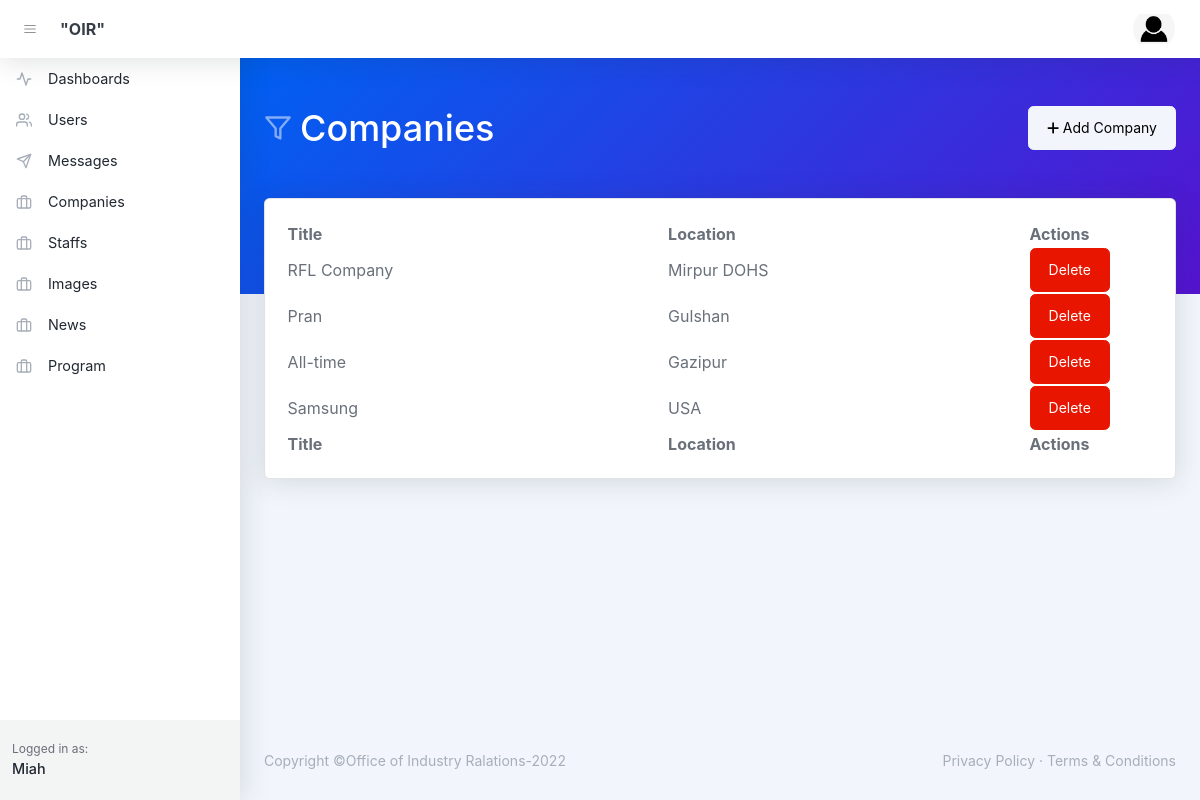
The page /dashboard/companies.php (signed in) on the database its author committed.
### tables this page shows
CREATE TABLE `companies` (
  `id` int(11) NOT NULL,
  `title` varchar(256) NOT NULL,
  `location` text DEFAULT NULL
);

### dashboard/companies.php (the view, shortened to what this page needs)
<?php
    include '../php/conn.php';
    $name = "";
    if(isset($_SESSION['user'])){
        $name = $_SESSION['name'];
    }else if (isset($_COOKIE['email'])){
        $email = $_COOKIE['email'];
        $name = $_COOKIE['name'];
        $role = $_COOKIE['role'];
    }else{
        header("Location: ../login.php");
    }
    $sql = "SELECT * FROM companies";
    $result = $mysqli->query($sql);
    $comps = $result->fetch_all(MYSQLI_ASSOC);
?>
<!DOCTYPE html>
<html lang="en">
    <head>
        <link href="https://cdn.jsdelivr.net/npm/litepicker/dist/css/litepicker.css" rel="stylesheet" />
        <link href="css/styles.css" rel="stylesheet" />
    </head>
    <body class="nav-fixed">
        <nav class="topnav navbar navbar-expand shadow justify-content-between justify-content-sm-start navbar-light bg-white" id="sidenavAccordion">
            <button class="btn btn-icon btn-transparent-dark order-1 order-lg-0 me-2 ms-lg-2 me-lg-0" id="sidebarToggle"><i data-feather="menu"></i></button>
            <a class="navbar-brand pe-3 ps-4 ps-lg-2" href="index.html">"OIR"</a>
            <ul class="navbar-nav align-items-center ms-auto">
                <li class="nav-item dropdown no-caret dropdown-user me-3 me-lg-4">
                    <a class="btn btn-icon btn-transparent-dark dropdown-toggle" id="navbarDropdownUserImage" href="javascript:void(0);" role="button" data-bs-toggle="dropdown" aria-haspopup="true" aria-expanded="false"><img class="img-fluid" src="../images/user.png" /></a>
                </li>
            </ul>
        </nav>
        <div id="layoutSidenav">
            <div id="layoutSidenav_nav">
                <nav class="sidenav shadow-right sidenav-light">
                    <div class="sidenav-menu">
                        <div class="nav accordion" id="accordionSidenav">
                            <a class="nav-link" href="index.php">
                                <div class="nav-link-icon"><i data-feather="activity"></i></div>
                                Dashboards
                            </a>
                            <a class="nav-link" href="users.php">
                                <div class="nav-link-icon"><i data-feather="users"></i></div>
                                Users
                            </a>
                            <a class="nav-link" href="messages.php">
                                <div class="nav-link-icon"><i data-feather="send"></i></div>
                                Messages
                            </a>
                            <a class="nav-link" href="#.php">
                                <div class="nav-link-icon"><i data-feather="briefcase"></i></div>
                                Companies
                            </a>
                            <a class="nav-link" href="staffs.php">
                                <div class="nav-link-icon"><i data-feather="briefcase"></i></div>
                                Staffs
                            </a>
                            <a class="nav-link" href="gallery.php">
                                <div class="nav-link-icon"><i data-feather="briefcase"></i></div>
                                Images
                            </a>
                            <a class="nav-link" href="news.php">
                                <div class="nav-link-icon"><i data-feather="briefcase"></i></div>
                                News
                            </a>
                            <a class="nav-link" href="program.php">
                                <div class="nav-link-icon"><i data-feather="briefcase"></i></div>
                                Program
                            </a>
                        </div>
                    </div>
                    <div class="sidenav-footer">
                        <div class="sidenav-footer-content">
                            <div class="sidenav-footer-subtitle">Logged in as:</div>
                            <div class="sidenav-footer-title"><?php echo $name; ?></div>
                        </div>
                    </div>
                </nav>
            </div>
            <div id="layoutSidenav_content">
                <main>
                    <header class="page-header page-header-dark bg-gradient-primary-to-secondary pb-10">
                        <div class="container-xl px-4">
                            <div class="page-header-content pt-4">
                                <div class="row align-items-center justify-content-between">
                                    <div class="col-12 mt-4">
                                        <div class="d-flex justify-content-between">
                                            <h1 class="page-header-title">
                                                <div class="page-header-icon"><i data-feather="filter"></i></div>
                                                Companies
                                            </h1>
                                            <a href="./add-company.php" class="btn btn-light"><i class="fa-solid fa-plus me-1"></i>Add Company</a>
                                        </div>
                                    </div>
                                </div>
                            </div>
                        </div>
                    </header>
                    <div class="container-xl px-4 mt-n10">
                        <div class="card mb-4">
                            <div class="card-body">
                                <table id="datatablesSimple">
                                    <thead>
                                        <tr>
                                            <th>Title</th>
                                            <th>Location</th>
                                            <th width="10%">Actions</th>
                                        </tr>
                                    </thead>
                                    <tfoot>
                                        <tr>
                                            <th>Title</th>
                                            <th>Location</th>
                                            <th>Actions</th>
                                        </tr>
                                    </tfoot>
                                    <tbody>
                                        <?php
                                            foreach ($comps as $com) {
                                                echo "<tr>";
                                                echo "<td>" . $com['title'] . "</td>";
                                                echo "<td>" . $com['location'] . "</td>";
                                                echo "<td><a href='../php/delete-company.php?id=" . $com['id'] . "' class='btn btn-danger'>Delete</a></td>";
                                                echo "</tr>";
                                            }
                                        ?>
                                    </tbody>
                                </table>
                            </div>
                        </div>
                    </div>
                </main>
                <footer class="footer-admin mt-auto footer-light">
                    <div class="container-xl px-4">
                        <div class="row">
                            <div class="col-md-6 small">Copyright &copy;Office of Industry Ralations-2022</div>
                            <div class="col-md-6 text-md-end small">
                                <a href="#!">Privacy Policy</a>
                                &middot;
                                <a href="#!">Terms &amp; Conditions</a>
                            </div>
                        </div>
                    </div>
                </footer>
            </div>
    </body>
</html>

### rows shown on the page
companies: title "RFL Company", location "Mirpur DOHS"
companies: title "Pran", location "Gulshan"
companies: title "All-time", location "Gazipur"
companies: title "Samsung", location "USA"

### other values the page prints
$name "Miah"
